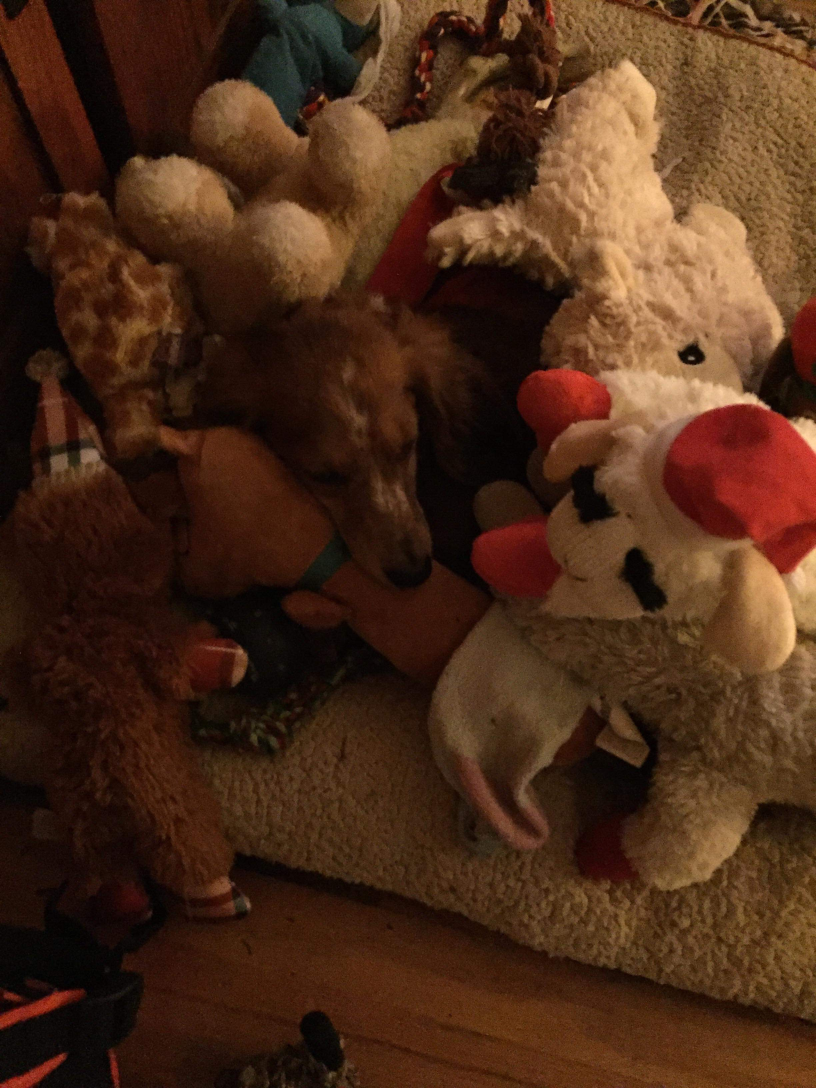
#> input picture class_materials/coding_tutorial_prt1/test_images/dog_1.jpg, 2448 x 3264 px (shown at 1/3 size); its folder holds 3 pictures in this run
$ python simple_python_ex.py   (Python 2 division)   (older library calls are emulated)
#> lines starting #> are read from the running program, lines starting #| are printed output that depends on the picture
#
# An example of a simple python script
#
# The hash symbol means that you are making a comment in your code. A comment means
# that, when you run this .py file, python will ignore the statement/not include it as part of the
# program

# The following are import statements. You use an import statement to load in a module.
# A module is a file containing Python function definitions.

# os is a module that handles file path manipulations. Another useful module for this is called glob
import os

# Numpy is the core library for scientific computing in Python.
# It provides a high-performance multidimensional array object, and tools for working with these arrays.
import numpy as np

#  SciPy builds on Numpy arrats, and provides a large number of functions
# that operate on numpy arrays and are useful for different types of scientific and
# engineering applications, specifically those with images
import scipy.misc

# cv2 is an image processing module openCV
# import cv2

# matplotlib is a plotting function module
import matplotlib.pyplot as plt

# math is a basic math functions module (think cos, sin, pi, etc)
from math import *

# PDB, which is a python debugging module. THE MOST USEFUL MODULE EVER.
import pdb

# [25 lines of commented-out code are left out]
image_folder_path = 'test_images'

# This uses  a function from the module os to get a list of the images in the image_folder_filepath.
# The function returns a list of strings, where each string is the name of one image file.
# Lists are powerful data structures.
list_of_image_fns = os.listdir(image_folder_path)
pdb.set_trace()
# We can check that all the filenames are in the list by printing its length:
print 'A the number of images in our folder %d'%(len(list_of_image_fns))
# and we can print out the first element in the list by indexing into the list. Note that the first element in the list is indexed by 0, which means the last element in a list of
# length n is n-1. This is also an example of adding strings together to concatenate them.
print 'The first image in the list ' + list_of_image_fns[0]

# this line of code sets a stopping point in the code, which allows you to examine all the
# variables that are in the current work space
pdb.set_trace()

# We now want to read in each image as a numpy array. We are going to each image as an element of a list, and
# use a for loop to iterate over all the elements within list_of_image_fns
list_of_images = []
for filename in list_of_image_fns:
	## we can use an if statement to ignore certain files in the folder
	if '.pkl' in filename or 'DS_Store' in filename:
		# this skips to the next iteration of the for loop
		continue
	# This scipy function takes in the location (filepath) of the image, loads the image into memory, and outputs the image as an
	# array of pixel intensities
	full_file_path = os.path.join(image_folder_path, filename)
	temp_img = scipy.misc.imread(full_file_path)
#> temp_img is the input picture: shape (3264, 2448, 3); mean R, G, B 75.4, 44, 24.9
	print "loaded in %s"%(full_file_path)
	# add the image to the list
	list_of_images.append(temp_img)
	# delete the contents of the variable 'temp_img' to free up memory. We don't have to do this (python will reassign values in the next iteration
	# of the for loop) but it is good housekeelping
	del temp_img

pdb.set_trace()
# So now we have images to play around with!
#Let's start by visualizing the first image using matplotlib.pyplot
# We can access the first image in the list by indexing into the list.
first_image = list_of_images[0]

# we can check the shape of each image:
print first_image.shape
#| (3264, 2448, 3)
# see that the image is an array that has three dimensions, height, width, and channels (RGB)
#pdb.set_trace()

#plot the image
print "Plot the first image in the list"
plt.imshow(first_image) # creates a plot object
#plt.show() # displays a plot object
#pdb.set_trace()

# we can index into the image to display a specific color channel, for example, Red. In this example, we
# are using a tool called array slicing using the colon operator. When we use the colon in the first dimension,
# we are saying tht we want all the rows of the image in our array slice.
# Similarly, the colon operator used in the second dimension says that we want our slice to include all columns of the image.
plt.imshow(first_image[:,:,0])
plt.title('Plot the red channel of the first image')
#plt.show()
#pdb.set_trace()

# we can also use array slicing to display a patch of the image.
plt.imshow(first_image[:550, 100:550, :])
plt.title('Crop of the first image')
#plt.show()
#pdb.set_trace()

# So now that we can visualize our loaded in data, we can make an array that is (batch_size, img_height, img_width, channels)
# first we need to make sure that each image is the same shape
print "Check out the dimensions of each image"
for img in list_of_images:
	print img.shape
#> this loop made 3 passes
#| (3264, 2448, 3)
#| (2076, 2076, 3)
#| (183, 275, 3)
#pdb.set_trace()

# we can either resize all the images to be the same shape,
print("Resizing all images")
new_height = 256 # in pixels
new_width = 256  # in pixels
list_of_resized_images = []
for img in list_of_images:
	## we can use an if statement to ignore certain files in the folder
	if '.pkl' in filename or 'DS_Store' in filename:
		# this skips to the next iteration of the for loop
		continue
	new_img = scipy.misc.imresize(img, (new_height, new_width))
	list_of_resized_images.append(new_img)
	del new_img
#> this loop made 3 passes
#> pass 1, `new_img = scipy.misc.imresize(img, (new_height, new_width))`:
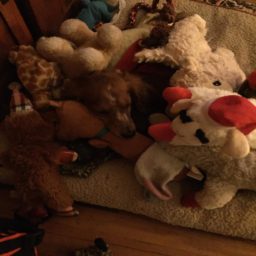
#> new_img: shape (256, 256, 3); mean R, G, B 75.4, 44, 24.9
#> pass 2, `new_img = scipy.misc.imresize(img, (new_height, new_width))`:
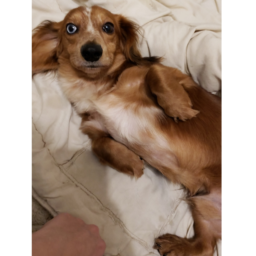
#> new_img: shape (256, 256, 3); mean R, G, B 171.7, 151.8, 137.4
#> pass 3, `new_img = scipy.misc.imresize(img, (new_height, new_width))`:
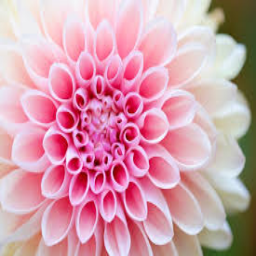
#> new_img: shape (256, 256, 3); mean R, G, B 212.2, 158.7, 173
#> after the loop, list_of_resized_images = 3 items
#pdb.set_trace()

# or crop the images to that size, assuming each image is larger than (new_height, new_width) in each dimension.
# note that cropping results in image patches.
#for img in list_of_images:
#	# if we want to take the 0:new_size pixels in each dimension
#	new_img = img[:new_height, :new_width]
#	list_of_resized_images.append(new_img)

print "Example of augmenting image by adding random noise"
# We can use cropping to perform data augmentation, which artificially increases our dataset size and adds in variation.
# Other forms of data augmentation include adding random noise into the image:
first_image_res = list_of_resized_images[0]
first_image_res_noise = first_image_res
h,w,c = first_image_res_noise.shape
#> h = 256; w = 256; c = 3
first_image_res_noise[:,:,0] = first_image_res_noise[:,:,0] + 50*np.random.rand(h,w)
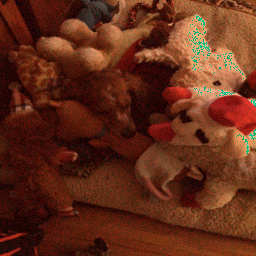
#> first_image_res_noise: shape (256, 256, 3); mean R, G, B 98.1, 44, 24.9
# we can also achieve the same with:
#first_image_res_morered[:,:,0] += 40*np.ones(first_image_res.shape[:1])
# now we need to make sure all the pixels are in the correct range:
first_image_res_noise[first_image_res_noise>255] = 255
first_image_res_noise[first_image_res_noise<0] = 0
#
# see the module scikit-image (import skimage) for more compilicated forms of augmentation, including shifts in exposure, rotating, etc
# we can save our modiied image to our folder:
new_image_filename  = os.path.join(image_folder_path, 'aug_'+list_of_image_fns[0])
scipy.misc.imsave(new_image_filename, first_image_res_noise)
print('Let us check the saved augmented Image!')
#pdb.set_trace()

# now that all of our images are the same size, we can turn the list into a numpy array (batch_size, img_height, img_width, channels)
image_array = np.array(list_of_resized_images)
# verify the dimensions are what we think they should be
print "Print the image array shape"
print image_array.shape
#| (3, 256, 256, 3)
#pdb.set_trace()

# we can use lists to store corresponding labels for each image. Since each image has it's label in the file name, we can parse the filenames
# to generate a list of labels:
print "Print the image labels"
labels = [ filename.split('_')[0] for filename in list_of_image_fns]
labels = []
for filename in list_of_image_fns:
	temp = filename.split('_')[0]
#> (the run stopped early here; a loop or call above may not have finished)
